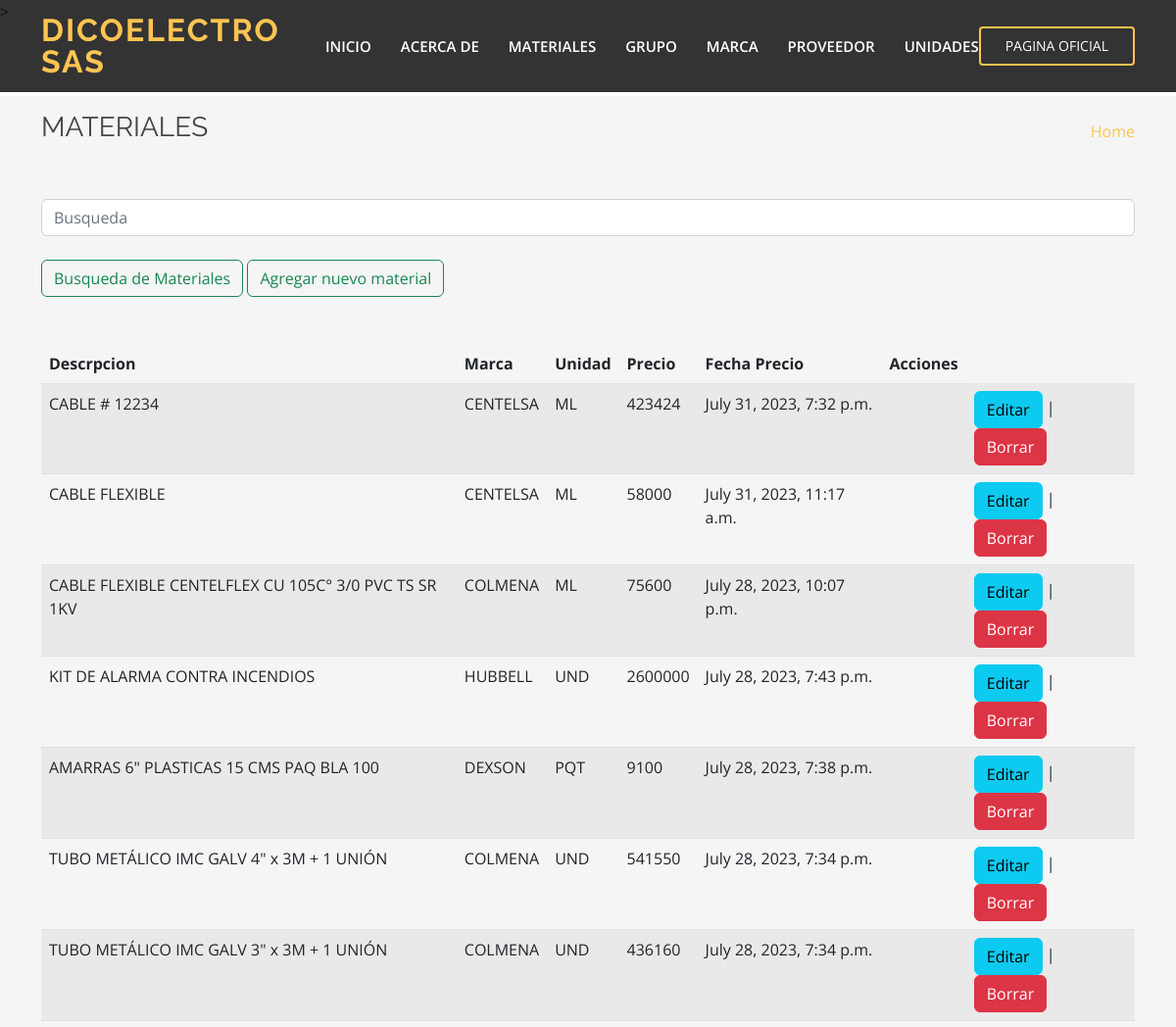
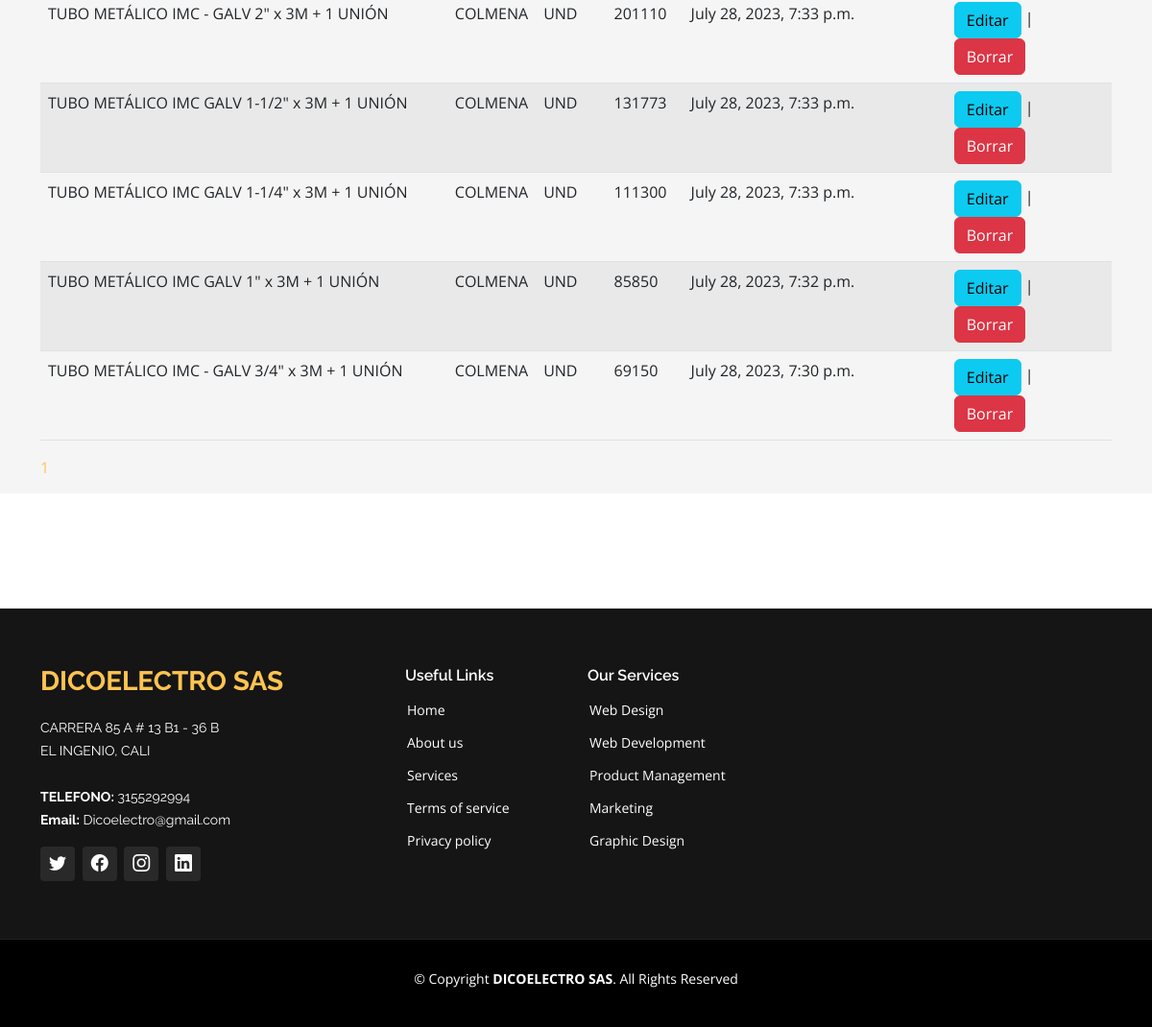
The app's page /listar-materiales/, older data (2 pictures, top to bottom).
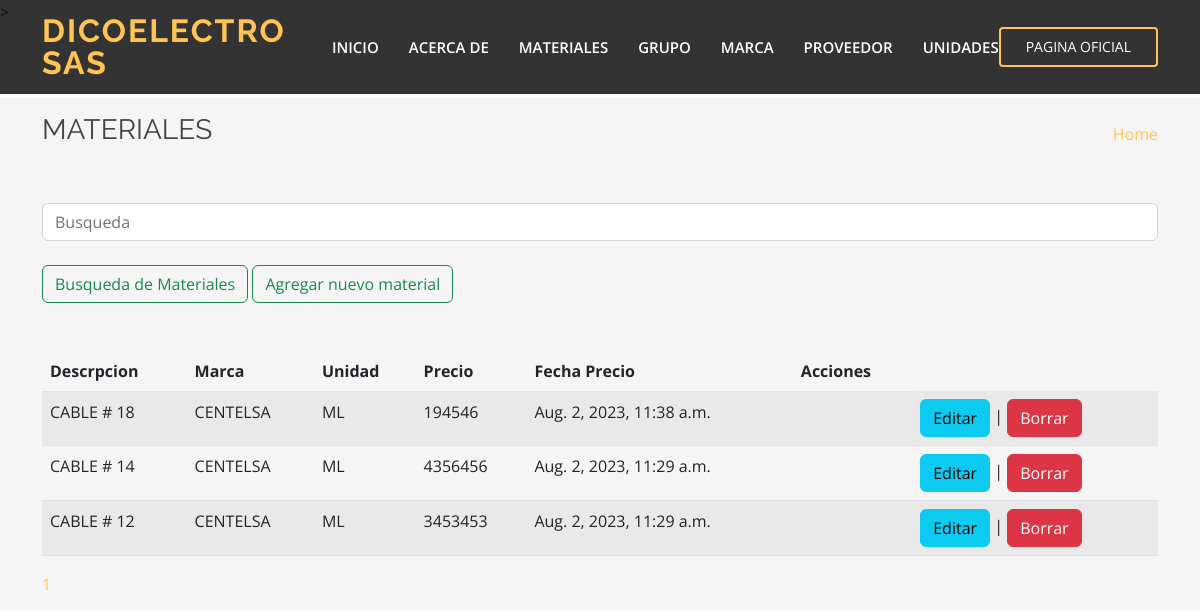
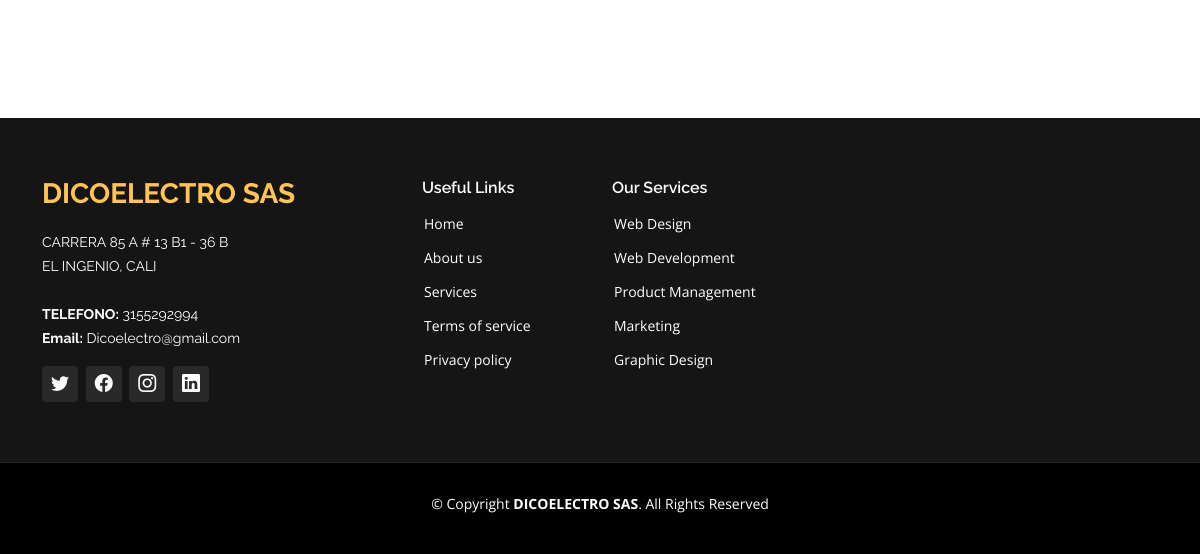
The same page, newer data (2 pictures, top to bottom).
### webapp/models.py (models this page shows, shortened)
class Materiales(models.Model):
    descripcion = models.CharField(max_length=150, unique=True)
    precio = models.IntegerField()
    fecha_precio = models.DateTimeField(auto_now=True)
    grupo = models.ForeignKey(Grupo, on_delete=models.PROTECT)
    marca = models.ForeignKey(Marca, on_delete=models.PROTECT)
    proveedor = models.ForeignKey(Proveedor, on_delete=models.PROTECT)
    unidad = models.ForeignKey(Unidad, on_delete=models.PROTECT)
    class Meta:
        verbose_name_plural = "materiales"

class Marca(models.Model):
    nombre = models.CharField(max_length=150,  unique=True)

class Unidad(models.Model):
    unidad = models.CharField(max_length=30, unique=True)
    def __str__(self):
        return f"{self.unidad}"

### webapp/views.py (the view)
# urls.py: path("listar-materiales/", views.materiales, name="listar-materiales"),
def materiales(request):
    search_post = request.GET.get('search')
    print(search_post)
    if search_post:
        materiales_totales = Materiales.objects.filter(Q(descripcion__icontains=search_post))
        paginator = Paginator(materiales_totales, 15)
        page = request.GET.get('page')
        paginas = paginator.get_page(page)
    else:
        materiales_totales = Materiales.objects.all().order_by("-fecha_precio")
        paginator = Paginator(materiales_totales,15)
        page = request.GET.get('page')
        paginas = paginator.get_page(page)
        paginas.adjusted_elided_pages = paginator.get_elided_page_range(page)
    return render(request, "materiales/listar.html", {
        "paginas": paginas,
    })

### webapp/templates/materiales/listar.html (shortened to what this page needs)
{% extends "webapp/base.html" %}
{% load static %}
{% block content %}
    <section class="breadcrumbs">
      <div class="container">
        <div class="d-flex justify-content-between align-items-center">
          <h2>MATERIALES</h2>
          <ol>
            <li><a href="{% url 'inicio' %}">Home</a></li>
          </ol>
        </div>
      <br/>
      <br/>
        <div class="container2">
          <form class="form-inline my-2 my-lg-0" action="{% url "listar-materiales" %}">
            <input class="form-control mr-sm-2" type="search" placeholder="Busqueda" aria-label="Search" name ="search">
            <br/>
            <button class="btn btn-outline-success my-2 my-sm-0" type="submit">Busqueda de Materiales</button>
            <a name="" id="" class="btn btn-outline-success my-2 my-sm-0" href="{% url 'crear-material' %}" role="button">Agregar nuevo material</a>
          </form>
        </div>
        <br/>
        <br/>
        <table class="table table-striped">
          <thead>
            <tr>
              <th scope="col">Descrpcion</th>
              <th scope="col">Marca</th>
              <th scope="col">Unidad</th>
              <th scope="col">Precio</th>
              <th scope="col">Fecha Precio</th>
              <th scope="col">Acciones</th>
            </tr>
          </thead>
          <tbody>
            {% for item in paginas.object_list %}
            <tr>
              <td>{{ item.descripcion }}</td>
              <td>{{ item.marca.nombre }}</td>
              <td>{{ item.unidad }}</td>
              <td>{{ item.precio }}</td>
              <td>{{ item.fecha_precio }}</td>
              <td><td> <a name="" id="" class="btn btn-info" href="{% url 'editar-material' item.id %}" role="button">Editar</a>   | <a name="" id="" class="btn btn-danger" href="{% url 'eliminar' item.id %}" role="button">Borrar</a></td>
            </tr>
            {% endfor %}
          </tbody>
        </table>
        <div>
          {% block pagination %}
          {% for page_number in paginas.paginator.get_elided_page_range %}
              {% if page_number == paginas.paginator.ELLIPSIS %}
                  {{page_number}}
              {% else %}
                  <a
                      href="{% url 'listar-materiales' %}?page={{page_number}}"
                      class="{% if page_number == page_obj.number %}current{% endif %}"
                  >
                      {{page_number}}
                  </a>
              {% endif %}
          {% endfor %}
          {% endblock %}
        </div>
      </div>
    </section>
    <section class="inner-page">
    </section>
  {% endblock %}

Row changes from the older to the newer data that the page shows:
removed Materiales: descripcion "CABLE # 12234", marca.nombre "CENTELSA", unidad "ML", precio "423424", fecha_precio "July 31, 2023, 7:32 p.m."
removed Materiales: descripcion "CABLE FLEXIBLE", marca.nombre "CENTELSA", unidad "ML", precio "58000", fecha_precio "July 31, 2023, 11:17 a.m."
removed Materiales: descripcion "CABLE FLEXIBLE CENTELFLEX CU 105C° 3/0 PVC TS SR 1KV", marca.nombre "COLMENA", unidad "ML", precio "75600", fecha_precio "July 28, 2023, 10:07 p.m."
removed Materiales: descripcion "KIT DE ALARMA CONTRA INCENDIOS", marca.nombre "HUBBELL", unidad "UND", precio "2600000", fecha_precio "July 28, 2023, 7:43 p.m."
removed Materiales: descripcion "AMARRAS 6\" PLASTICAS 15 CMS PAQ BLA 100", marca.nombre "DEXSON", unidad "PQT", precio "9100", fecha_precio "July 28, 2023, 7:38 p.m."
removed Materiales: descripcion "TUBO METÁLICO IMC GALV 4\" x 3M + 1 UNIÓN", marca.nombre "COLMENA", unidad "UND", precio "541550", fecha_precio "July 28, 2023, 7:34 p.m."
removed Materiales: descripcion "TUBO METÁLICO IMC GALV 3\" x 3M + 1 UNIÓN", marca.nombre "COLMENA", unidad "UND", precio "436160", fecha_precio "July 28, 2023, 7:34 p.m."
removed Materiales: descripcion "TUBO METÁLICO IMC - GALV 2\" x 3M + 1 UNIÓN", marca.nombre "COLMENA", unidad "UND", precio "201110", fecha_precio "July 28, 2023, 7:33 p.m."
removed Materiales: descripcion "TUBO METÁLICO IMC GALV 1-1/2\" x 3M + 1 UNIÓN", marca.nombre "COLMENA", unidad "UND", precio "131773", fecha_precio "July 28, 2023, 7:33 p.m."
removed Materiales: descripcion "TUBO METÁLICO IMC GALV 1-1/4\" x 3M + 1 UNIÓN", marca.nombre "COLMENA", unidad "UND", precio "111300", fecha_precio "July 28, 2023, 7:33 p.m."
removed Materiales: descripcion "TUBO METÁLICO IMC GALV 1\" x 3M + 1 UNIÓN", marca.nombre "COLMENA", unidad "UND", precio "85850", fecha_precio "July 28, 2023, 7:32 p.m."
removed Materiales: descripcion "TUBO METÁLICO IMC - GALV 3/4\" x 3M + 1 UNIÓN", marca.nombre "COLMENA", unidad "UND", precio "69150", fecha_precio "July 28, 2023, 7:30 p.m."
added Materiales: descripcion "CABLE # 18", marca.nombre "CENTELSA", unidad "ML", precio "194546", fecha_precio "Aug. 2, 2023, 11:38 a.m."
added Materiales: descripcion "CABLE # 14", marca.nombre "CENTELSA", unidad "ML", precio "4356456", fecha_precio "Aug. 2, 2023, 11:29 a.m."
added Materiales: descripcion "CABLE # 12", marca.nombre "CENTELSA", unidad "ML", precio "3453453", fecha_precio "Aug. 2, 2023, 11:29 a.m."
